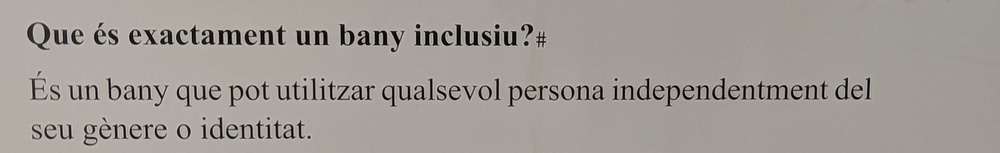
#> input picture images/spa.jpg, 1000 x 153 px, shrunk from 2318 x 355 before the run
$ python main.py
#> lines starting #> are read from the running program, lines starting #| are printed output that depends on the picture
import cv2
import pytesseract

imgSpa = cv2.imread('images/spa.jpg')
#> imgSpa is the input picture: shape (153, 1000, 3); mean B, G, R 149.4, 155.4, 160.4
imgEngHand = cv2.imread('images/engHand.jpg')
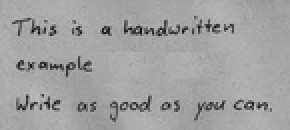
#> input picture images/engHand.jpg, 145 x 65 px, shrunk from 336 x 150 before the run (shown 2 times larger)
#> imgEngHand is the input picture: shape (65, 145, 3); min 0, max 205, mean 161.2
imgEngBlack = cv2.imread('images/engBlack.jpg')
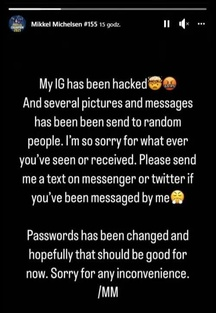
#> input picture images/engBlack.jpg, 216 x 313 px, shrunk from 500 x 725 before the run
#> imgEngBlack is the input picture: shape (313, 216, 3); mean B, G, R 23.3, 23.6, 23.9
imgPol = cv2.imread('images/pol.jpg')
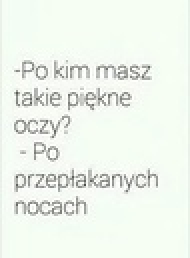
#> input picture images/pol.jpg, 95 x 129 px, shrunk from 221 x 298 before the run (shown 2 times larger)
#> imgPol is the input picture: shape (129, 95, 3); mean B, G, R 236.2, 244.4, 238.3
imgPolBlack = cv2.imread('images/polBlack.jpg')
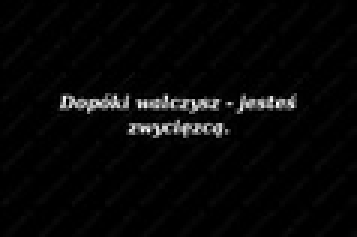
#> input picture images/polBlack.jpg, 119 x 79 px, shrunk from 276 x 183 before the run (shown 3 times larger)
#> imgPolBlack is the input picture: shape (79, 119, 3); min 0, max 255, mean 7.4

#> (the run stopped early here; a loop or call above may not have finished)
